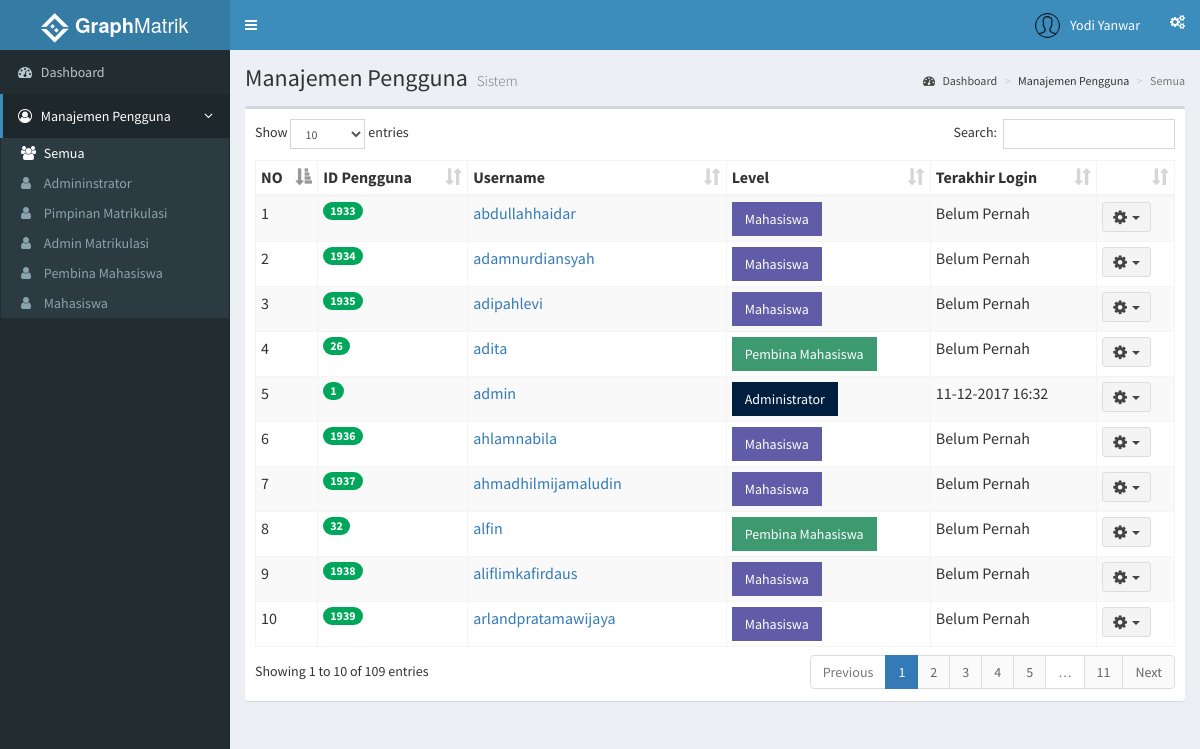
Page /index.php?page=users (signed in) on the earlier database version.
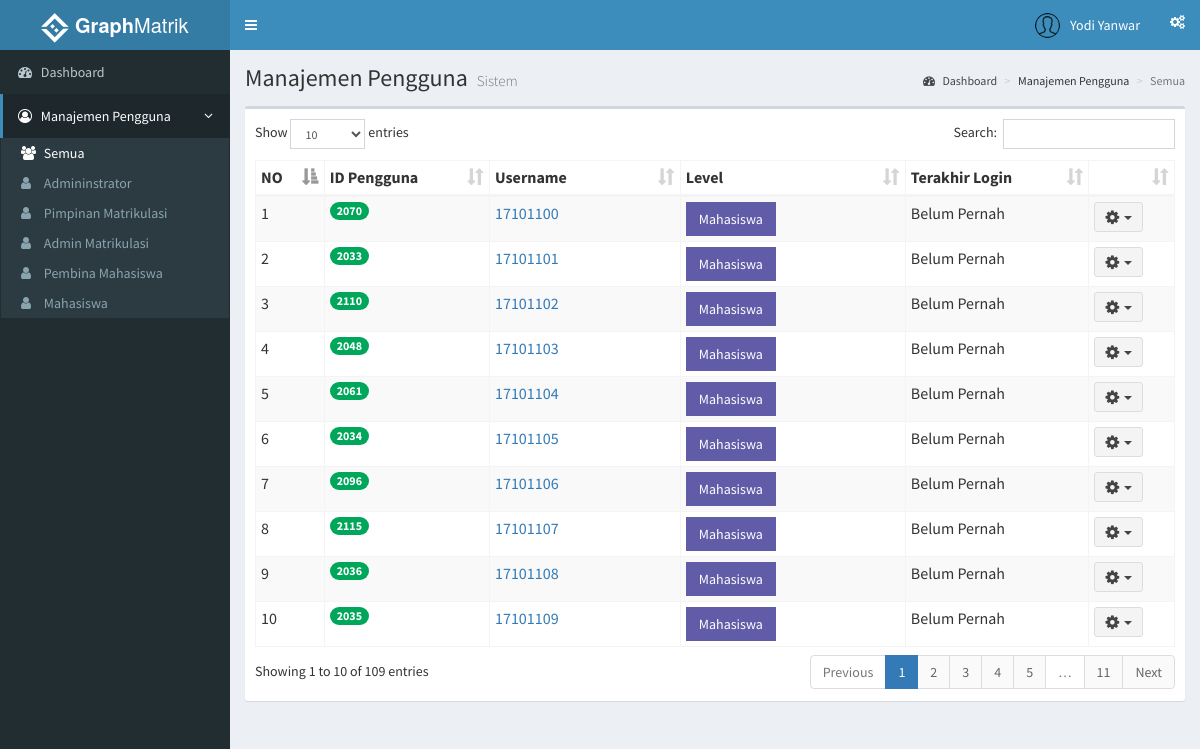
Same page on the later database version.
### tables this page shows
CREATE TABLE `users` (
  `id_user` int(11) NOT NULL,
  `username` varchar(30) NOT NULL,
  `password` varchar(50) NOT NULL,
  `level` int(11) NOT NULL,
  `last_login` datetime NOT NULL
);

### functions.php (called while the page is built, shortened)
<?php
	function tampilUsers(){
		$ambildata = mysql_query("SELECT * FROM users ORDER BY username") or die(mysql_error());
		if (mysql_num_rows($ambildata) > 0) {
			while ($ad = mysql_fetch_assoc($ambildata))
				$data[] = $ad;
				return $data;
		} else{
			echo "Daftar pengguna sistem kosong";
		}
	}
 ?>

### role/admin/users.php (the view, shortened to what this page needs)
<?php
  include 'functions.php';
 ?>
    <section class="content-header">
      <h1>
        Manajemen Pengguna
        <small>Sistem</small>
      </h1>
      <ol class="breadcrumb">
        <li><a href="/simon/admin"><i class="fa fa-dashboard"></i> Dashboard</a></li>
        <li>Manajemen Pengguna</li>
        <li class="active">Semua</li>
      </ol>
    </section>
    <section class="content">
      <div class="row">
        <div class="col-xs-12">
          <div class="box">
            <div class="box-body">
              <table id="tableUsers" class="table table-bordered table-hover table-condensed table-striped table-responsive">
                <thead>
                  <tr>
                    <th>NO</th>
                    <th>ID Pengguna</th>
                    <th>Username</th>
                    <th>Level</th>
                    <th>Terakhir Login</th>
                    <th></th>
                  </tr>
                </thead>
                <tbody>
                  <?php
                    $dataUser = tampilUsers();
                    $no = 1;
                    foreach($dataUser as $row){
                   ?>
                <tr>
                  <td><?php echo $no ?></td>
                  <td><?php echo "<span class='badge bg-green'>".$row['id_user']."</span>" ?></td>
                  <td><?php if($row['level'] == '0'){ echo "<a href='index.php?page=admininstratordetails&id=".$row['id_user']."'>".$row['username']."</a>";} else if($row['level'] == '1'){echo "<a href='index.php?page=pimpinandetails&id=".$row['id_user']."'>".$row['username']."</a>";} else if($row['level'] == '2'){echo "<a href='index.php?page=adminmatrikdetails&id=".$row['id_user']."'>".$row['username']."</a>";} else if($row['level'] == '3'){echo "<a href='index.php?page=pembinadetails&id=".$row['id_user']."'>".$row['username']."</a>";} else if($row['level'] == '4'){echo "<a href='index.php?page=mahasiswadetails&id=".$row['id_user']."'>".$row['username']."</a>";} ?></td>
                  <td><?php if($row['level'] == '0'){ echo "<a href='index.php?page=administrator' class='btn bg-navy btn-flat'>Administrator</a>";}else if($row['level'] == '1'){ echo "<a href='index.php?page=pimpinan' class='btn bg-purple btn-flat'>Pimpinan Matrikulasi</a>" ;}else if($row['level'] == '2'){ echo "<a href='index.php?page=adminmatrik' class='btn bg-maroon btn-flat'>Admin Matrikulasi</a>" ;}else if($row['level'] == '3'){ echo "<a href='index.php?page=pembina' class='btn bg-olive btn-flat'>Pembina Mahasiswa</a>" ;}else if($row['level'] == '4'){ echo "<a href='index.php?page=mahasiswa' class='btn bg-purple btn-flat'>Mahasiswa</a>" ;} ?></td>
                  <td><?php if ($row['last_login'] == '0000-00-00 00:00:00'){ echo 'Belum Pernah';}else{ echo date("d-m-Y H:i", strtotime($row['last_login'])) ;} ?></td>
                  <td>
                    <div class="dropdown">
                      <button class="btn btn-default btn-sm dropdown-toggle " type="button" data-toggle="dropdown">
                        <i class="fa fa-cog fa-lg"></i>&nbsp;&nbsp;<span class="caret"></span>
                      </button>
                    </div>
                  </td>
                </tr>
                  <?php
                    $no++; }
                   ?>
                </tbody>
              </table>
            </div>
          </div>
        </div>
      </div>
    </section>

Differences in the rows shown:
removed users: id_user "1933", username "abdullahhaidar", level "Mahasiswa", shows "Belum Pernah"
removed users: id_user "1934", username "adamnurdiansyah", level "Mahasiswa", shows "Belum Pernah"
removed users: id_user "1935", username "adipahlevi", level "Mahasiswa", shows "Belum Pernah"
no longer on this page (row unchanged): users: id_user "26", username "adita", level "Pembina Mahasiswa", shows "Belum Pernah"
no longer on this page (row unchanged): users: id_user "1", username "admin", level "Administrator", last_login "11-12-2017 16:32"
removed users: id_user "1936", username "ahlamnabila", level "Mahasiswa", shows "Belum Pernah"
removed users: id_user "1937", username "ahmadhilmijamaludin", level "Mahasiswa", shows "Belum Pernah"
no longer on this page (row unchanged): users: id_user "32", username "alfin", level "Pembina Mahasiswa", shows "Belum Pernah"
removed users: id_user "1938", username "aliflimkafirdaus", level "Mahasiswa", shows "Belum Pernah"
removed users: id_user "1939", username "arlandpratamawijaya", level "Mahasiswa", shows "Belum Pernah"
added users: id_user "2070", username "17101100", level "Mahasiswa", shows "Belum Pernah"
added users: id_user "2033", username "17101101", level "Mahasiswa", shows "Belum Pernah"
added users: id_user "2110", username "17101102", level "Mahasiswa", shows "Belum Pernah"
added users: id_user "2048", username "17101103", level "Mahasiswa", shows "Belum Pernah"
added users: id_user "2061", username "17101104", level "Mahasiswa", shows "Belum Pernah"
added users: id_user "2034", username "17101105", level "Mahasiswa", shows "Belum Pernah"
added users: id_user "2096", username "17101106", level "Mahasiswa", shows "Belum Pernah"
added users: id_user "2115", username "17101107", level "Mahasiswa", shows "Belum Pernah"
added users: id_user "2036", username "17101108", level "Mahasiswa", shows "Belum Pernah"
added users: id_user "2035", username "17101109", level "Mahasiswa", shows "Belum Pernah"
